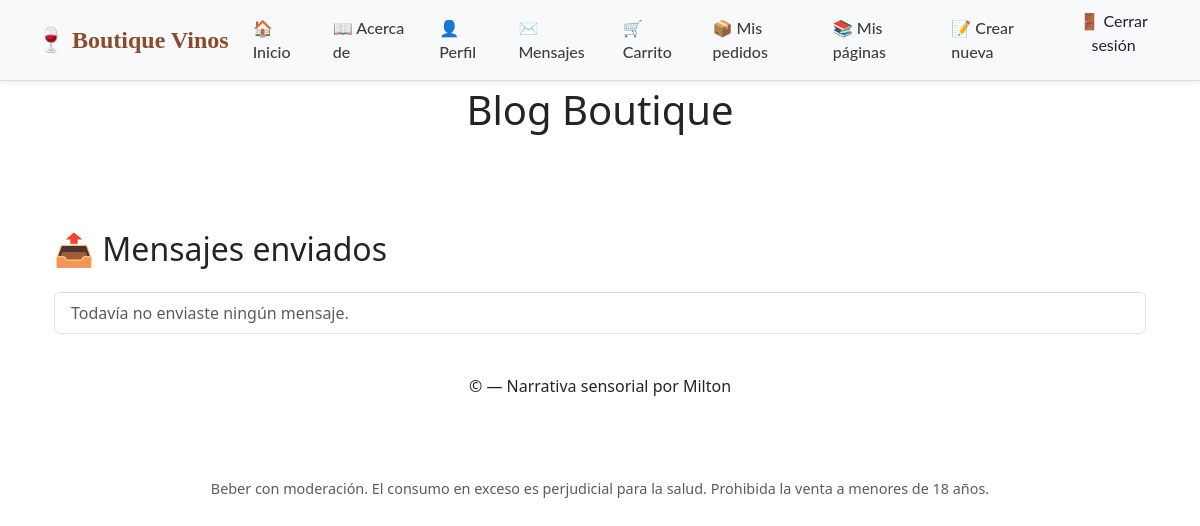
/messenger/sent/ (signed in), run on an earlier commit of the app's database.
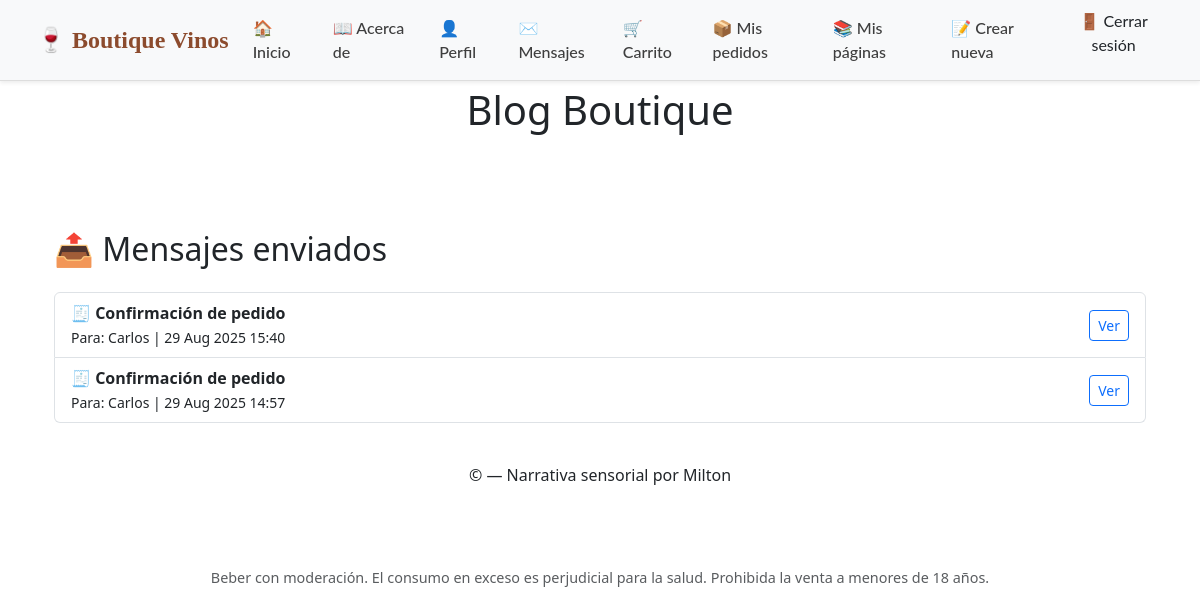
And on a later commit of the database.
### messenger/models.py (models this page shows, shortened)
class Message(models.Model):
    sender = models.ForeignKey(User, related_name="sent_messages", on_delete=models.CASCADE)
    recipient = models.ForeignKey(User, related_name="received_messages", on_delete=models.CASCADE)
    subject = models.CharField(max_length=255)
    body = models.TextField()
    sent_at = models.DateTimeField(auto_now_add=True)
    read = models.BooleanField(default=False)

### messenger/views.py (the view)
# urls.py: path("sent/", SentView.as_view(), name="sent"),
class SentView(LoginRequiredMixin, ListView):
    model = Message
    template_name = "messenger/sent.html"
    context_object_name = "sent_messages"
    def get_queryset(self):
        return Message.objects.filter(sender=self.request.user).order_by("-sent_at")

### messenger/context_processors.py (called while the page is built)
def mensajes_no_leidos(request):
    if request.user.is_authenticated:
        count = Message.objects.filter(recipient=request.user, read=False).count()
        return {'mensajes_no_leidos': count}
    return {}

### messenger/templates/messenger/sent.html
{% extends "base.html" %}
{% block content %}
<div class="container mt-5">
  <h2 class="mb-4">📤 Mensajes enviados</h2>
  <ul class="list-group">
    {% for message in sent_messages %}
      <li class="list-group-item d-flex justify-content-between align-items-center">
        <div>
          <strong>{{ message.subject }}</strong><br>
          <small>Para: {{ message.recipient.username }} | {{ message.sent_at|date:"d M Y H:i" }}</small>
        </div>
        <a href="{% url 'messenger:detail' message.pk %}" class="btn btn-sm btn-outline-primary">Ver</a>
      </li>
    {% empty %}
      <li class="list-group-item text-muted">Todavía no enviaste ningún mensaje.</li>
    {% endfor %}
  </ul>
</div>
{% endblock %}

What changed in the data, as far as the page shows it:
added Message: subject "🧾 Confirmación de pedido", recipient.username "Carlos", sent_at "29 Aug 2025 15:40"
added Message: subject "🧾 Confirmación de pedido", recipient.username "Carlos", sent_at "29 Aug 2025 14:57"
Also different on the page:
text no longer shown: "Todavía no enviaste ningún mensaje."
